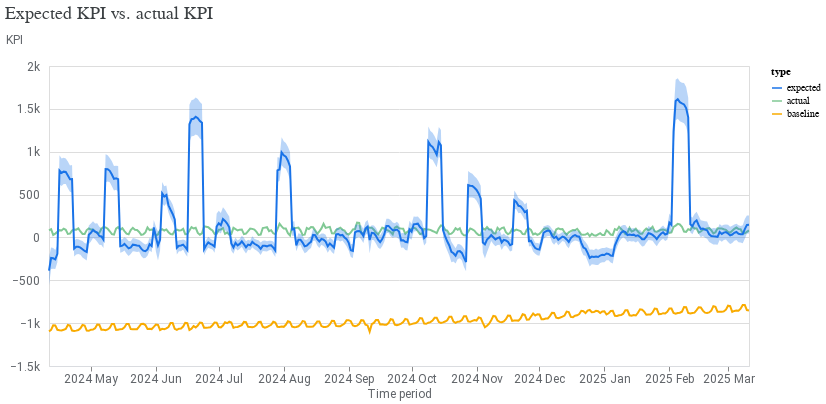

Notebook source saved alongside this figure:
### Code cell
model_fit = output_dict[model_iter]['model_fit']
model_fit.plot_model_fit()

### Figure 1 — Vega-Lite specification as saved in the notebook (floating-point values rounded to 4 significant figures; data arrays with more than 128 entries replaced by an {"elided": "..."} marker saying what was removed)
{"config": {"view": {"continuousWidth": 300, "continuousHeight": 300}, "axis": {"labelColor": "#5F6368", "labelFont": "Roboto", "labelFontSize": 12, "titleColor": "#5F6368", "titleFont": "Roboto", "titleFontSize": 12, "titleFontWeight": "normal"}}, "layer": [{"mark": {"type": "line"}, "encoding": {"color": {"field": "type", "scale": {"domain": ["expected", "actual", "baseline"], "range": ["#1A73E8", "#81C995", "#F9AB00"]}, "type": "nominal"}, "x": {"axis": {"domainColor": "#DADCE0", "format": "%Y %b", "grid": false, "tickCount": 8}, "field": "time", "title": "Time period", "type": "temporal"}, "y": {"axis": {"domain": false, "labelExpr": "replace(format(datum.value, '.3~s'), 'G', 'B')", "labelPadding": 10, "tickCount": 5, "ticks": false, "titleAlign": "left", "titleAngle": 0, "titleY": -20}, "field": "mean", "title": "KPI", "type": "quantitative"}}}, {"mark": {"type": "area", "opacity": 0.3}, "encoding": {"color": {"field": "type", "legend": null, "scale": {"domain": ["expected"], "range": ["#1A73E8"]}, "type": "nominal"}, "x": {"field": "time", "type": "temporal"}, "y": {"field": "ci_hi", "type": "quantitative"}, "y2": {"field": "ci_lo"}}}], "data": {"name": "data-991511e42f20aeb70ee40f06b50fc2d0"}, "resolve": {"scale": {"color": "independent"}}, "title": {"text": "Expected KPI vs. actual KPI", "anchor": "start", "color": "#3C4043", "font": "Google Sans Display", "fontSize": 18, "fontWeight": "normal", "offset": 10}, "width": 700, "$schema": "https://vega.github.io/schema/vega-lite/v5.20.1.json", "datasets": {"data-991511e42f20aeb70ee40f06b50fc2d0": {"elided": "1005 records"}}}
